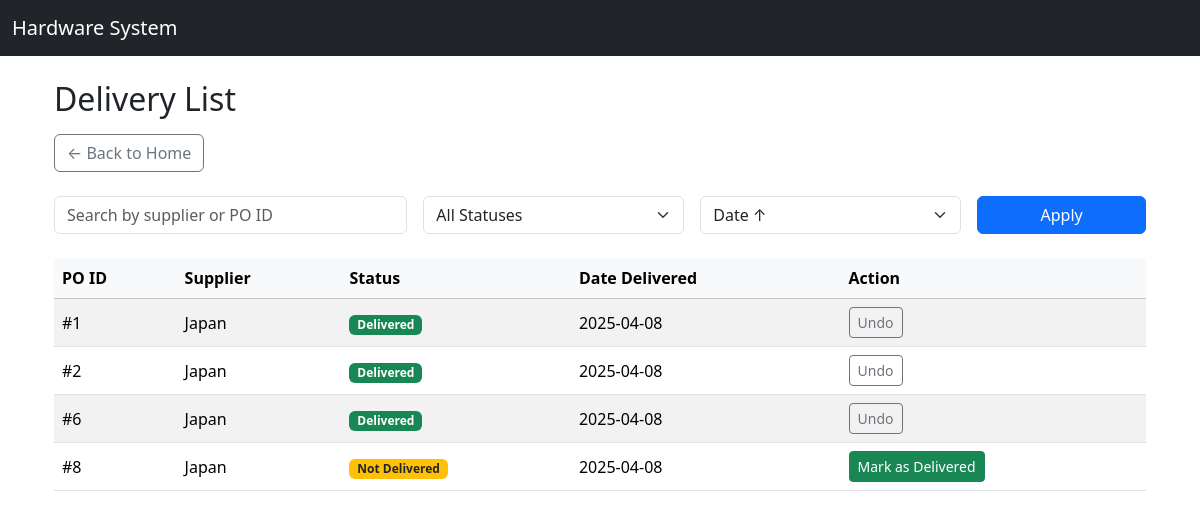
/deliveries/, run on an earlier commit of the app's database.
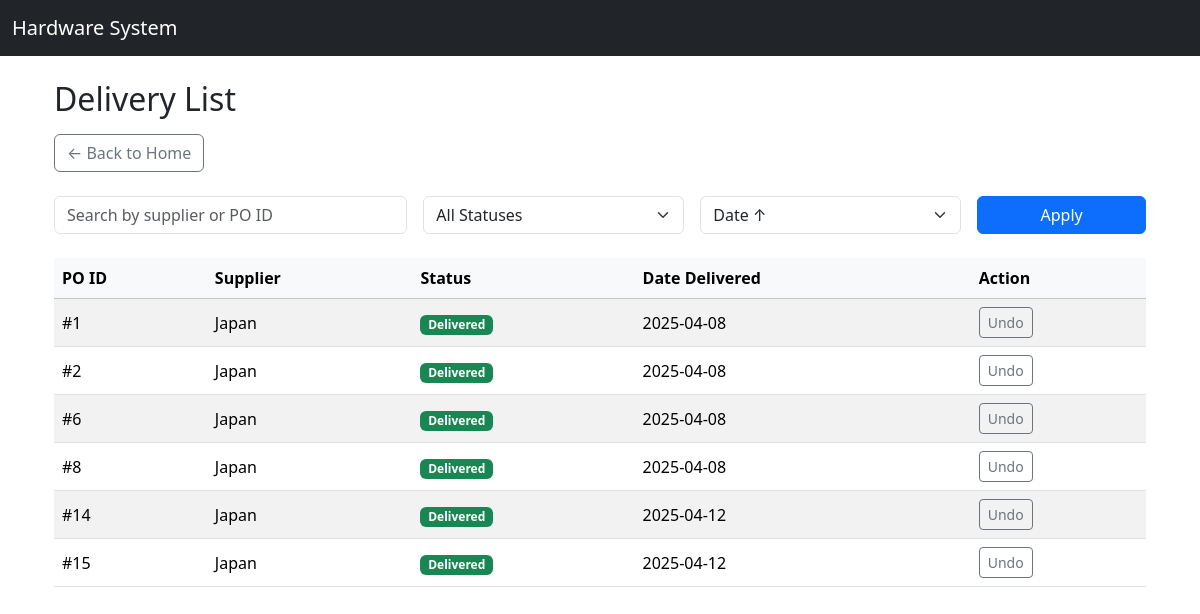
And on a later commit of the database.
### core/models.py (models this page shows, shortened)
class Delivery(models.Model):
    purchase_order = models.ForeignKey('PurchaseOrder', on_delete=models.CASCADE)
    delivery_date = models.DateField()
    received_by = models.ForeignKey('auth.User', on_delete=models.SET_NULL, null=True)
    notes = models.TextField(blank=True, null=True)
    delivered = models.BooleanField(default=False)

class PurchaseOrder(models.Model):
    supplier = models.ForeignKey(Supplier, on_delete=models.CASCADE)
    date_created = models.DateField(auto_now_add=True)
    expected_delivery_date = models.DateField(blank=True, null=True)
    status = models.CharField(max_length=20, default='Pending')  # e.g., Pending, Delivered, Cancelled

class Supplier(models.Model):
    name = models.CharField(max_length=255)
    contact_person = models.CharField(max_length=255, blank=True, null=True)
    email = models.EmailField(blank=True, null=True)
    phone = models.CharField(max_length=20, blank=True, null=True)
    address = models.TextField(blank=True, null=True)

### core/views.py (the view)
# urls.py: path('deliveries/', views.delivery_list, name='delivery_list'),
def delivery_list(request):
    search_query = request.GET.get('search', '')
    status_filter = request.GET.get('status', '')
    sort_by = request.GET.get('sort', 'delivery_date')
    deliveries = Delivery.objects.all()
    if search_query:
        deliveries = deliveries.filter(
            Q(purchase_order__supplier__name__icontains=search_query) |
            Q(purchase_order__id__icontains=search_query)
        )
    if status_filter == 'delivered':
        deliveries = deliveries.filter(delivered=True)
    elif status_filter == 'not_delivered':
        deliveries = deliveries.filter(delivered=False)
    if sort_by in ['delivery_date', '-delivery_date', 'delivered']:
        deliveries = deliveries.order_by(sort_by)
    paginator = Paginator(deliveries, 10)
    page_number = request.GET.get("page")
    page_obj = paginator.get_page(page_number)
    context = {
        'deliveries': page_obj,
        'search_query': search_query,
        'status_filter': status_filter,
        'sort_by': sort_by
    }
    return render(request, 'core/delivery_list.html', context)

### core/templates/core/delivery_list.html (shortened to what this page needs)
{% extends 'base.html' %}
{% block content %}
<div class="container mt-4">
  <h2 class="mb-3">Delivery List</h2>
  <a href="{% url 'home' %}" class="btn btn-outline-secondary mb-4">← Back to Home</a>
  <form method="get" class="row g-3 mb-4">
    <div class="col-md-4">
      <input type="text" name="search" class="form-control" placeholder="Search by supplier or PO ID" value="{{ search_query }}">
    </div>
    <div class="col-md-3">
      <select name="status" class="form-select">
        <option value="">All Statuses</option>
      </select>
    </div>
    <div class="col-md-3">
      <select name="sort" class="form-select">
        <option value="delivery_date" {% if sort_by == 'delivery_date' %}selected{% endif %}>Date ↑</option>
      </select>
    </div>
    <div class="col-md-2">
      <button type="submit" class="btn btn-primary w-100">Apply</button>
    </div>
  </form>
  <div class="table-responsive">
    <table class="table table-striped align-middle">
      <thead class="table-light">
        <tr>
          <th>PO ID</th>
          <th>Supplier</th>
          <th>Status</th>
          <th>Date Delivered</th>
          <th>Action</th>
        </tr>
      </thead>
      <tbody>
        {% for delivery in deliveries %}
        <tr>
          <td>#{{ delivery.purchase_order.id }}</td>
          <td>{{ delivery.purchase_order.supplier.name }}</td>
          <td>
            {% if delivery.delivered %}
              <span class="badge bg-success">Delivered</span>
            {% else %}
              <span class="badge bg-warning text-dark">Not Delivered</span>
            {% endif %}
          </td>
          <td>{{ delivery.delivery_date|date:"Y-m-d" }}</td>
          <td>
            {% if delivery.delivered %}
              <a href="{% url 'undo_delivery' delivery.id %}" class="btn btn-sm btn-outline-secondary">Undo</a>
            {% else %}
              <a href="{% url 'mark_as_delivered' delivery.id %}" class="btn btn-sm btn-success">Mark as Delivered</a>
            {% endif %}
          </td>
        </tr>
        {% empty %}
        <tr>
          <td colspan="5" class="text-center text-muted">No deliveries found.</td>
        </tr>
        {% endfor %}
      </tbody>
    </table>
  </div>
</div>
{% endblock %}

### core/templates/base.html (shortened to what this page needs)
<!DOCTYPE html>
<html lang="en">
<head>
    <link href="https://cdn.jsdelivr.net/npm/bootstrap@5.3.3/dist/css/bootstrap.min.css" rel="stylesheet">
</head>
<body>
    <nav class="navbar navbar-expand-lg navbar-dark bg-dark mb-4">
        <div class="container-fluid">
            <a class="navbar-brand" href="#">Hardware System</a>
        </div>
    </nav>
    <div class="container">
        {% block content %}
        {% endblock %}
    </div>
</body>
</html>

What changed in the data, as far as the page shows it:
changed Delivery (number 4 of 6 on the later page): delivered "Not Delivered Mark as Delivered" → "Delivered Undo"
added Delivery: purchase_order.id "14", purchase_order.supplier.name "Japan", delivered "Delivered", delivery_date "2025-04-12"
added Delivery: purchase_order.id "15", purchase_order.supplier.name "Japan", delivered "Delivered", delivery_date "2025-04-12"
